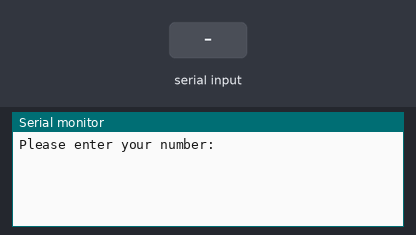
A sketch run on a simulated Arduino Uno, built with avr-gcc and run on an emulated ATmega328P. Shown: the last lines printed to the serial monitor. Inputs (shaded band) come from the test bench.

Above: at 1.2 s.
1.3 s: "90,45\n" received over Serial
At 2.1 s:
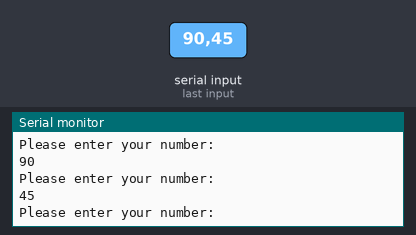
2.8 s: "30,150\n" received over Serial
At 4.8 s:
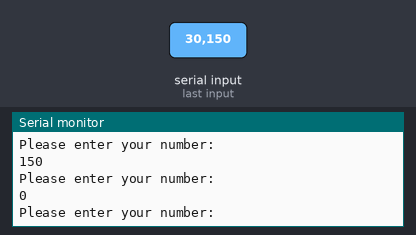
Timing chart, 0 to 6.3 s (numbered marks = the images above; inputs shaded):
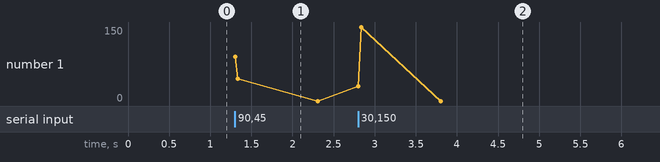

The sketch:

Serial_reading.ino
```cpp
int num;
String msg = "Please enter your number: ";

void setup() {
  // put your setup code here, to run once:
  Serial.begin(9600);
  }

void loop() {
  // put your main code here, to run repeatedly:

 Serial.println(msg);
 while (Serial.available() == 0); {}
 int myNumber = Serial.parseInt();
 Serial.println(myNumber);


}
```

Measured:
- after the input at 1.3 s, the serial monitor: prints a new line at once (image 1)
- after the input at 2.8 s, the serial monitor: prints a new line at once (image 2)
